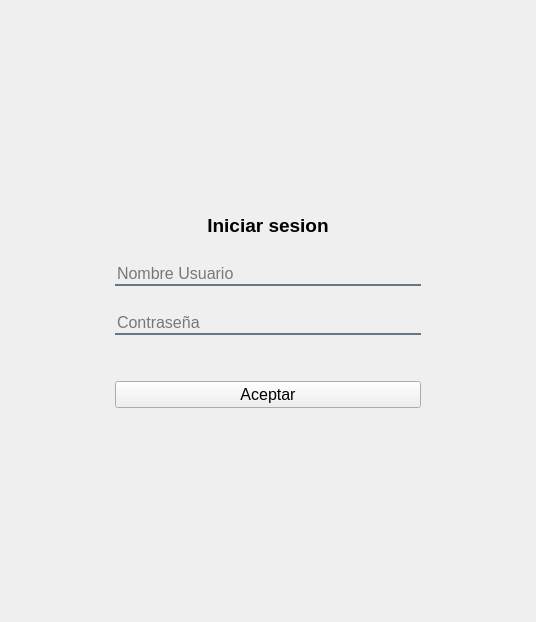
<?xml version="1.0" encoding="UTF-8"?>
<ui version="4.0">
 <class>MainWindow</class>
 <widget class="QMainWindow" name="MainWindow">
  <property name="geometry">
   <rect>
    <x>0</x>
    <y>0</y>
    <width>536</width>
    <height>622</height>
   </rect>
  </property>
  <property name="windowTitle">
   <string>MainWindow</string>
  </property>
  <widget class="QWidget" name="centralwidget">
   <property name="styleSheet">
    <string notr="true">#centralwidget {
    
	border-image: url(:/imagenes/fondoG.png);
}</string>
   </property>
   <layout class="QHBoxLayout" name="horizontalLayout">
    <item>
     <widget class="QWidget" name="widget" native="true">
      <layout class="QVBoxLayout" name="verticalLayout">
       <item>
        <spacer name="verticalSpacer">
         <property name="orientation">
          <enum>Qt::Vertical</enum>
         </property>
         <property name="sizeHint" stdset="0">
          <size>
           <width>20</width>
           <height>583</height>
          </size>
         </property>
        </spacer>
       </item>
      </layout>
     </widget>
    </item>
    <item>
     <widget class="QWidget" name="widget_2" native="true">
      <layout class="QVBoxLayout" name="verticalLayout_2">
       <item>
        <spacer name="verticalSpacer_2">
         <property name="orientation">
          <enum>Qt::Vertical</enum>
         </property>
         <property name="sizeHint" stdset="0">
          <size>
           <width>20</width>
           <height>583</height>
          </size>
         </property>
        </spacer>
       </item>
      </layout>
     </widget>
    </item>
    <item>
     <widget class="QWidget" name="widget_5" native="true">
      <layout class="QVBoxLayout" name="verticalLayout_5">
       <item>
        <widget class="QWidget" name="widget_6" native="true">
         <layout class="QVBoxLayout" name="verticalLayout_6">
          <item>
           <spacer name="horizontalSpacer">
            <property name="orientation">
             <enum>Qt::Horizontal</enum>
            </property>
            <property name="sizeHint" stdset="0">
             <size>
              <width>291</width>
              <height>20</height>
             </size>
            </property>
           </spacer>
          </item>
         </layout>
        </widget>
       </item>
       <item>
        <widget class="QWidget" name="widget_7" native="true">
         <layout class="QVBoxLayout" name="verticalLayout_8">
          <item>
           <widget class="QLabel" name="label">
            <property name="font">
             <font>
              <pointsize>14</pointsize>
              <weight>75</weight>
              <bold>true</bold>
             </font>
            </property>
            <property name="text">
             <string>Iniciar sesion</string>
            </property>
            <property name="alignment">
             <set>Qt::AlignCenter</set>
            </property>
           </widget>
          </item>
          <item>
           <spacer name="horizontalSpacer_6">
            <property name="orientation">
             <enum>Qt::Horizontal</enum>
            </property>
            <property name="sizeHint" stdset="0">
             <size>
              <width>40</width>
              <height>20</height>
             </size>
            </property>
           </spacer>
          </item>
          <item>
           <widget class="QLineEdit" name="nombre">
            <property name="font">
             <font>
              <pointsize>12</pointsize>
             </font>
            </property>
            <property name="styleSheet">
             <string notr="true">background-color: rgba(0,0,0, 0);
border: none;
border-bottom: 2px solid rgba(105, 118, 132, 255)</string>
            </property>
            <property name="placeholderText">
             <string>Nombre Usuario</string>
            </property>
           </widget>
          </item>
          <item>
           <spacer name="horizontalSpacer_5">
            <property name="orientation">
             <enum>Qt::Horizontal</enum>
            </property>
            <property name="sizeHint" stdset="0">
             <size>
              <width>40</width>
              <height>20</height>
             </size>
            </property>
           </spacer>
          </item>
          <item>
           <widget class="QLineEdit" name="contra">
            <property name="font">
             <font>
              <pointsize>12</pointsize>
             </font>
            </property>
            <property name="styleSheet">
             <string notr="true">background-color: rgba(0,0,0, 0);
border: none;
border-bottom: 2px solid rgba(105, 118, 132, 255)</string>
            </property>
            <property name="echoMode">
             <enum>QLineEdit::Password</enum>
            </property>
            <property name="placeholderText">
             <string>Contraseña</string>
            </property>
           </widget>
          </item>
          <item>
           <spacer name="horizontalSpacer_3">
            <property name="orientation">
             <enum>Qt::Horizontal</enum>
            </property>
            <property name="sizeHint" stdset="0">
             <size>
              <width>40</width>
              <height>20</height>
             </size>
            </property>
           </spacer>
          </item>
          <item>
           <spacer name="horizontalSpacer_4">
            <property name="orientation">
             <enum>Qt::Horizontal</enum>
            </property>
            <property name="sizeHint" stdset="0">
             <size>
              <width>40</width>
              <height>20</height>
             </size>
            </property>
           </spacer>
          </item>
          <item>
           <widget class="QPushButton" name="botonAceptar">
            <property name="font">
             <font>
              <pointsize>12</pointsize>
             </font>
            </property>
            <property name="text">
             <string>Aceptar</string>
            </property>
           </widget>
          </item>
         </layout>
        </widget>
       </item>
       <item>
        <widget class="QWidget" name="widget_8" native="true">
         <layout class="QVBoxLayout" name="verticalLayout_7">
          <item>
           <spacer name="horizontalSpacer_2">
            <property name="orientation">
             <enum>Qt::Horizontal</enum>
            </property>
            <property name="sizeHint" stdset="0">
             <size>
              <width>291</width>
              <height>20</height>
             </size>
            </property>
           </spacer>
          </item>
         </layout>
        </widget>
       </item>
      </layout>
     </widget>
    </item>
    <item>
     <widget class="QWidget" name="widget_3" native="true">
      <layout class="QVBoxLayout" name="verticalLayout_3">
       <item>
        <spacer name="verticalSpacer_3">
         <property name="orientation">
          <enum>Qt::Vertical</enum>
         </property>
         <property name="sizeHint" stdset="0">
          <size>
           <width>20</width>
           <height>583</height>
          </size>
         </property>
        </spacer>
       </item>
      </layout>
     </widget>
    </item>
    <item>
     <widget class="QWidget" name="widget_4" native="true">
      <layout class="QVBoxLayout" name="verticalLayout_4">
       <item>
        <spacer name="verticalSpacer_4">
         <property name="orientation">
          <enum>Qt::Vertical</enum>
         </property>
         <property name="sizeHint" stdset="0">
          <size>
           <width>20</width>
           <height>583</height>
          </size>
         </property>
        </spacer>
       </item>
      </layout>
     </widget>
    </item>
   </layout>
  </widget>
 </widget>
 <resources>
  <include location="../imagenes/recursos.qrc"/>
 </resources>
 <connections/>
</ui>
